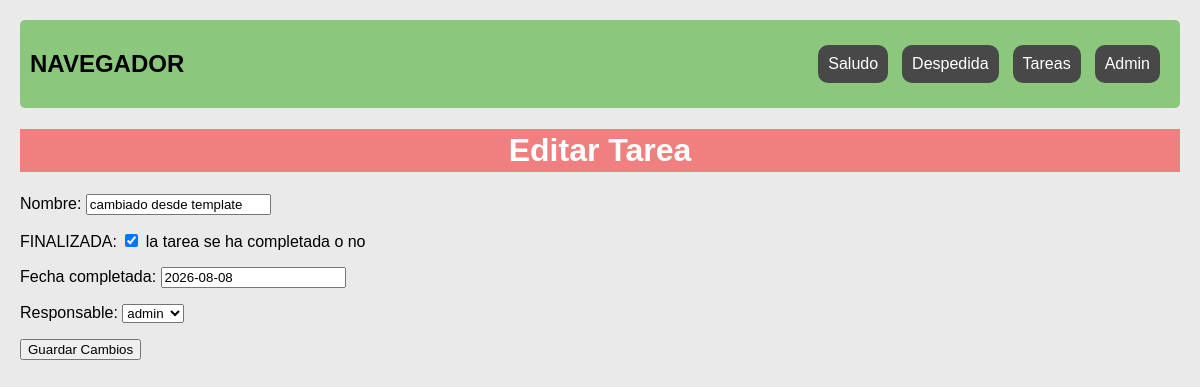
/tareas/editar/7/, run on the app's committed database.
### todolist/models.py (models this page shows, shortened)
class Tarea(models.Model):
    nombre = models.CharField(max_length=100)
    completada = models.BooleanField(
        default=False,
        help_text="la tarea se ha completada o no",
        verbose_name="FINALIZADA",
    )
    fecha_completada = models.DateField()
    fecha_creacion = models.DateTimeField(auto_now=True)
    responsable = models.ForeignKey(
        User,
        on_delete=models.CASCADE,
        related_name="responsable",
        default=None,
        null=True,
        blank=True,
    )
    etiquetas = models.ManyToManyField(
        Etiqueta, default=None, blank=True, null=True, related_name="etiquetas"
    )
    activo = models.BooleanField(
        default=True, help_text="Verdadero si NO esta archivada la tarea "
    )

### todolist/views.py (the view)
# urls.py: path("editar/<int:id>/", views.editar_tarea, name="editar_tarea"),
def editar_tarea(request, id):
    tarea = get_object_or_404(Tarea, id=id)
    if request.method == "POST":
        form = TareaForm(request.POST, instance=tarea)
        if form.is_valid():
            form.save()
            return redirect("tareas")
    else:
        form = TareaForm(instance=tarea)
    return render(request, "todolist/editar_tarea.html", {"form": form})

### todolist/forms.py
class TareaForm(forms.ModelForm):
    class Meta:
        model = Tarea
        fields = [
            "nombre",
            "completada",
            "fecha_completada",
            "responsable",
        ]

### todolist/templates/todolist/editar_tarea.html (shortened to what this page needs)
{% extends 'holamundo/base.html' %}
{% block body %}
<h1>Editar Tarea</h1>
<form method="post">
    {{ form.as_p }}
    <button type="submit">Guardar Cambios</button>
</form>
{% endblock %}

### holamundo/static/holamundo/styles.css (style rules this page uses)
body { font-family: Arial, sans-serif; background-color: #eaeaea; margin: 0; padding: 20px; }
h1 { text-align: center; background-color: lightcoral; color: white; padding: 3px; }

### data on the page
Tarea: nombre "cambiado desde template", completada "☑", fecha_completada "2026-08-08", responsable "admin"
